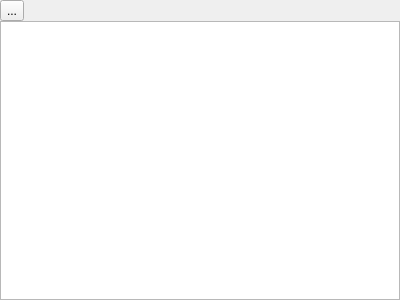
<?xml version="1.0" encoding="UTF-8"?>
<ui version="4.0">
 <class>AnandamideLogWidget</class>
 <widget class="QWidget" name="AnandamideLogWidget">
  <property name="geometry">
   <rect>
    <x>0</x>
    <y>0</y>
    <width>400</width>
    <height>300</height>
   </rect>
  </property>
  <property name="windowTitle">
   <string>Form</string>
  </property>
  <layout class="QVBoxLayout" name="verticalLayout">
   <property name="spacing">
    <number>0</number>
   </property>
   <property name="leftMargin">
    <number>0</number>
   </property>
   <property name="topMargin">
    <number>0</number>
   </property>
   <property name="rightMargin">
    <number>0</number>
   </property>
   <property name="bottomMargin">
    <number>0</number>
   </property>
   <item>
    <layout class="QHBoxLayout" name="horizontalLayout">
     <item>
      <widget class="QToolButton" name="btnClearLog">
       <property name="toolTip">
        <string>Clear log</string>
       </property>
       <property name="text">
        <string notr="true">...</string>
       </property>
       <property name="icon">
        <iconset resource="icons.qrc">
         <normaloff>:/icons/clear.png</normaloff>:/icons/clear.png</iconset>
       </property>
      </widget>
     </item>
     <item>
      <spacer name="horizontalSpacer">
       <property name="orientation">
        <enum>Qt::Horizontal</enum>
       </property>
       <property name="sizeHint" stdset="0">
        <size>
         <width>40</width>
         <height>20</height>
        </size>
       </property>
      </spacer>
     </item>
    </layout>
   </item>
   <item>
    <widget class="QTextEdit" name="logTextEdit">
     <property name="readOnly">
      <bool>true</bool>
     </property>
    </widget>
   </item>
  </layout>
 </widget>
 <resources>
  <include location="icons.qrc"/>
 </resources>
 <connections>
  <connection>
   <sender>btnClearLog</sender>
   <signal>clicked()</signal>
   <receiver>logTextEdit</receiver>
   <slot>clear()</slot>
   <hints>
    <hint type="sourcelabel">
     <x>13</x>
     <y>8</y>
    </hint>
    <hint type="destinationlabel">
     <x>44</x>
     <y>78</y>
    </hint>
   </hints>
  </connection>
 </connections>
</ui>
